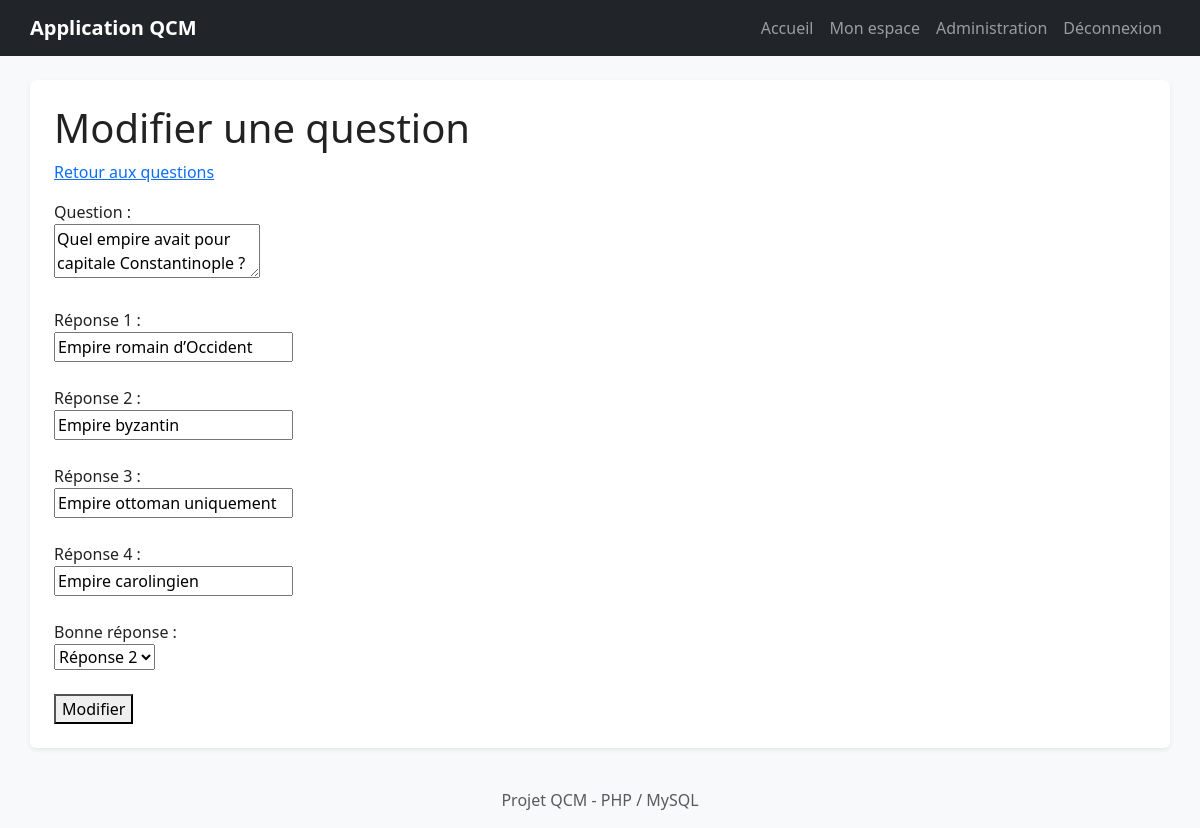
Screenshot of /admin/modifier_question.php?id=112 (signed in) with the database file from the repository.
### tables this page shows
CREATE TABLE questions (
    id INT AUTO_INCREMENT PRIMARY KEY,
    question TEXT NOT NULL,
    reponse1 VARCHAR(255) NOT NULL,
    reponse2 VARCHAR(255) NOT NULL,
    reponse3 VARCHAR(255) NOT NULL,
    reponse4 VARCHAR(255) NOT NULL,
    bonne_reponse INT NOT NULL,
    categorie VARCHAR(100) DEFAULT 'general'
);

### admin/modifier_question.php (the view, shortened to what this page needs)
<?php
require_once '../includes/config.php';
$id = (int) $_GET['id'];
$requete = $pdo->prepare("SELECT * FROM questions WHERE id = ?");
$requete->execute([$id]);
$question = $requete->fetch();
require_once '../includes/header.php';
?>
<h1>Modifier une question</h1>
<p><a href="questions.php">Retour aux questions</a></p>
<form method="post">
    <label>Question :</label><br>
    <textarea name="question" required><?= htmlspecialchars($question['question']) ?></textarea><br><br>
    <label>Réponse 1 :</label><br>
    <input type="text" name="reponse1" value="<?= htmlspecialchars($question['reponse1']) ?>" required><br><br>
    <label>Réponse 2 :</label><br>
    <input type="text" name="reponse2" value="<?= htmlspecialchars($question['reponse2']) ?>" required><br><br>
    <label>Réponse 3 :</label><br>
    <input type="text" name="reponse3" value="<?= htmlspecialchars($question['reponse3']) ?>" required><br><br>
    <label>Réponse 4 :</label><br>
    <input type="text" name="reponse4" value="<?= htmlspecialchars($question['reponse4']) ?>" required><br><br>
    <label>Bonne réponse :</label><br>
    <select name="bonne_reponse" required>
        <option value="2" <?= $question['bonne_reponse'] == 2 ? 'selected' : '' ?>>Réponse 2</option>
    </select><br><br>
    <button type="submit">Modifier</button>
</form>
<?php require_once '../includes/footer.php'; ?>

### assets/css/style.css (style rules this page uses)
body { color: #222; }

### rows the page displays
questions: question "Quel empire avait pour capitale Constantinople ?", reponse1 "Empire romain d’Occident", reponse2 "Empire byzantin", reponse3 "Empire ottoman uniquement", reponse4 "Empire carolingien", bonne_reponse "Réponse 2"
